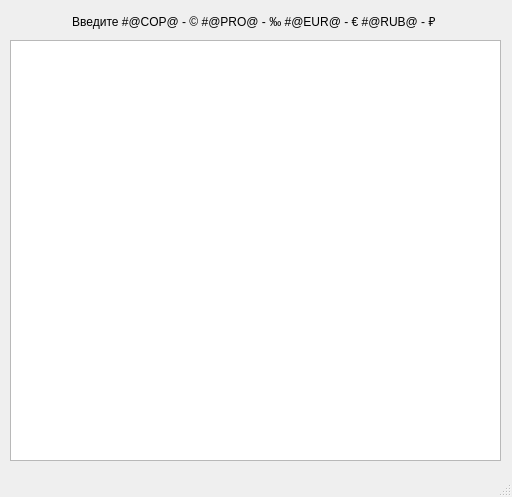
<?xml version="1.0" encoding="UTF-8"?>
<ui version="4.0">
 <class>MainWindow</class>
 <widget class="QMainWindow" name="MainWindow">
  <property name="geometry">
   <rect>
    <x>0</x>
    <y>0</y>
    <width>512</width>
    <height>497</height>
   </rect>
  </property>
  <property name="windowTitle">
   <string>MainWindow</string>
  </property>
  <widget class="QWidget" name="centralwidget">
   <widget class="QPlainTextEdit" name="plainTextEdit">
    <property name="geometry">
     <rect>
      <x>10</x>
      <y>40</y>
      <width>491</width>
      <height>421</height>
     </rect>
    </property>
   </widget>
   <widget class="QLabel" name="label">
    <property name="geometry">
     <rect>
      <x>10</x>
      <y>10</y>
      <width>491</width>
      <height>22</height>
     </rect>
    </property>
    <property name="text">
     <string>Введите #@COP@ - © #@PRO@ - ‰ #@EUR@ - € #@RUB@ - ₽ </string>
    </property>
    <property name="alignment">
     <set>Qt::AlignCenter</set>
    </property>
   </widget>
  </widget>
  <widget class="QMenuBar" name="menubar">
   <property name="geometry">
    <rect>
     <x>0</x>
     <y>0</y>
     <width>512</width>
     <height>27</height>
    </rect>
   </property>
  </widget>
  <widget class="QStatusBar" name="statusbar"/>
 </widget>
 <resources/>
 <connections/>
</ui>
